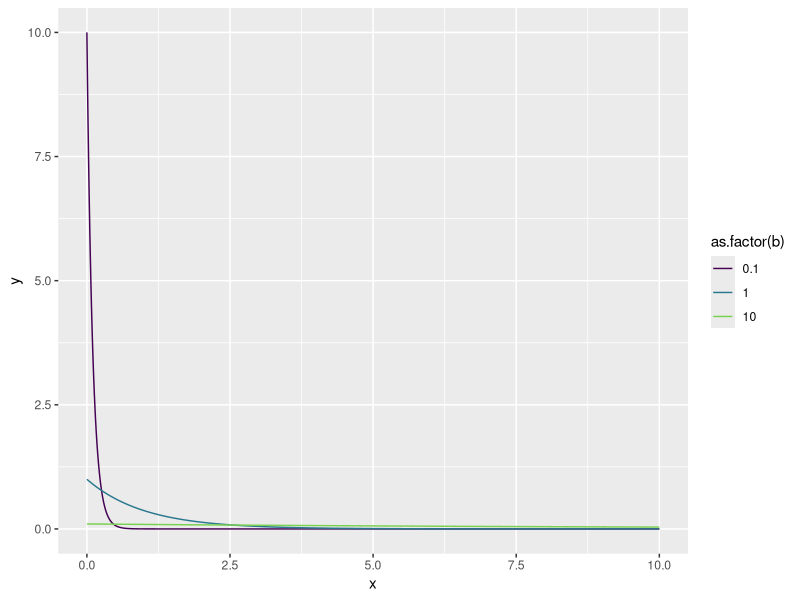

Write R code to recreate this figure.
## ---- chunk 1
knitr::opts_chunk$set(echo = TRUE)
library(tidyverse)
## ---- chunk 2
tib <- expand_grid(x = seq(0, 10, by = 0.01),
              b = c(0.1, 1, 10)) %>% 
        mutate(y = (1/b)*exp(-x/b))

ggplot(tib, aes(x = x, y = y, color = as.factor(b))) + scale_color_viridis_d(end = 0.8) + geom_line()
## ---- chunk 3
# Code shamefully stolen from the lab markdown
nsongs <- 1000

xk <- 1:(nsongs+1)

pk <- rep(0, nsongs+1)

for(k in 1:length(xk)){
    pk[k] <- (k-1)/nsongs * (1-sum(pk[1:(k-1)]))
}

EX <-sum(pk * xk)
VX <- sum(pk * xk^2) - EX^2
## ---- chunk 4
qgeom(0.1, 1/500)
